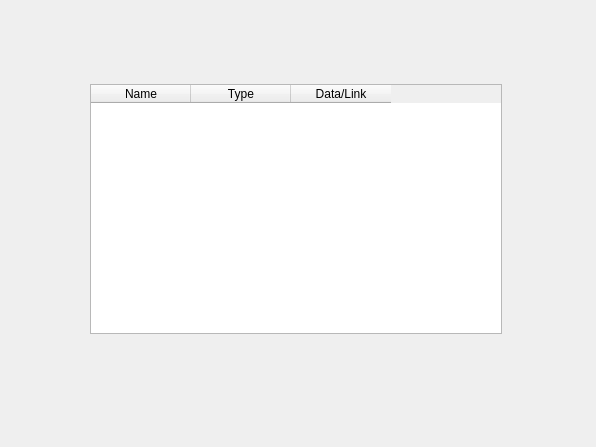
<?xml version="1.0" encoding="UTF-8"?>
<ui version="4.0">
 <class>Form</class>
 <widget class="QWidget" name="Form">
  <property name="geometry">
   <rect>
    <x>0</x>
    <y>0</y>
    <width>596</width>
    <height>447</height>
   </rect>
  </property>
  <property name="windowTitle">
   <string>Form</string>
  </property>
  <widget class="TableWidgetDragRows" name="tableWidget">
   <property name="geometry">
    <rect>
     <x>90</x>
     <y>84</y>
     <width>412</width>
     <height>250</height>
    </rect>
   </property>
   <property name="showDropIndicator" stdset="0">
    <bool>true</bool>
   </property>
   <property name="dragEnabled">
    <bool>false</bool>
   </property>
   <property name="dragDropOverwriteMode">
    <bool>false</bool>
   </property>
   <property name="dragDropMode">
    <enum>QAbstractItemView::InternalMove</enum>
   </property>
   <property name="defaultDropAction">
    <enum>Qt::TargetMoveAction</enum>
   </property>
   <property name="alternatingRowColors">
    <bool>true</bool>
   </property>
   <property name="selectionMode">
    <enum>QAbstractItemView::SingleSelection</enum>
   </property>
   <property name="selectionBehavior">
    <enum>QAbstractItemView::SelectRows</enum>
   </property>
   <column>
    <property name="text">
     <string>Name</string>
    </property>
   </column>
   <column>
    <property name="text">
     <string>Type</string>
    </property>
   </column>
   <column>
    <property name="text">
     <string>Data/Link</string>
    </property>
   </column>
  </widget>
 </widget>
 <customwidgets>
  <customwidget>
   <class>TableWidgetDragRows</class>
   <extends>QTableWidget</extends>
   <header>dragableTableRows.h</header>
  </customwidget>
 </customwidgets>
 <resources/>
 <connections/>
</ui>
